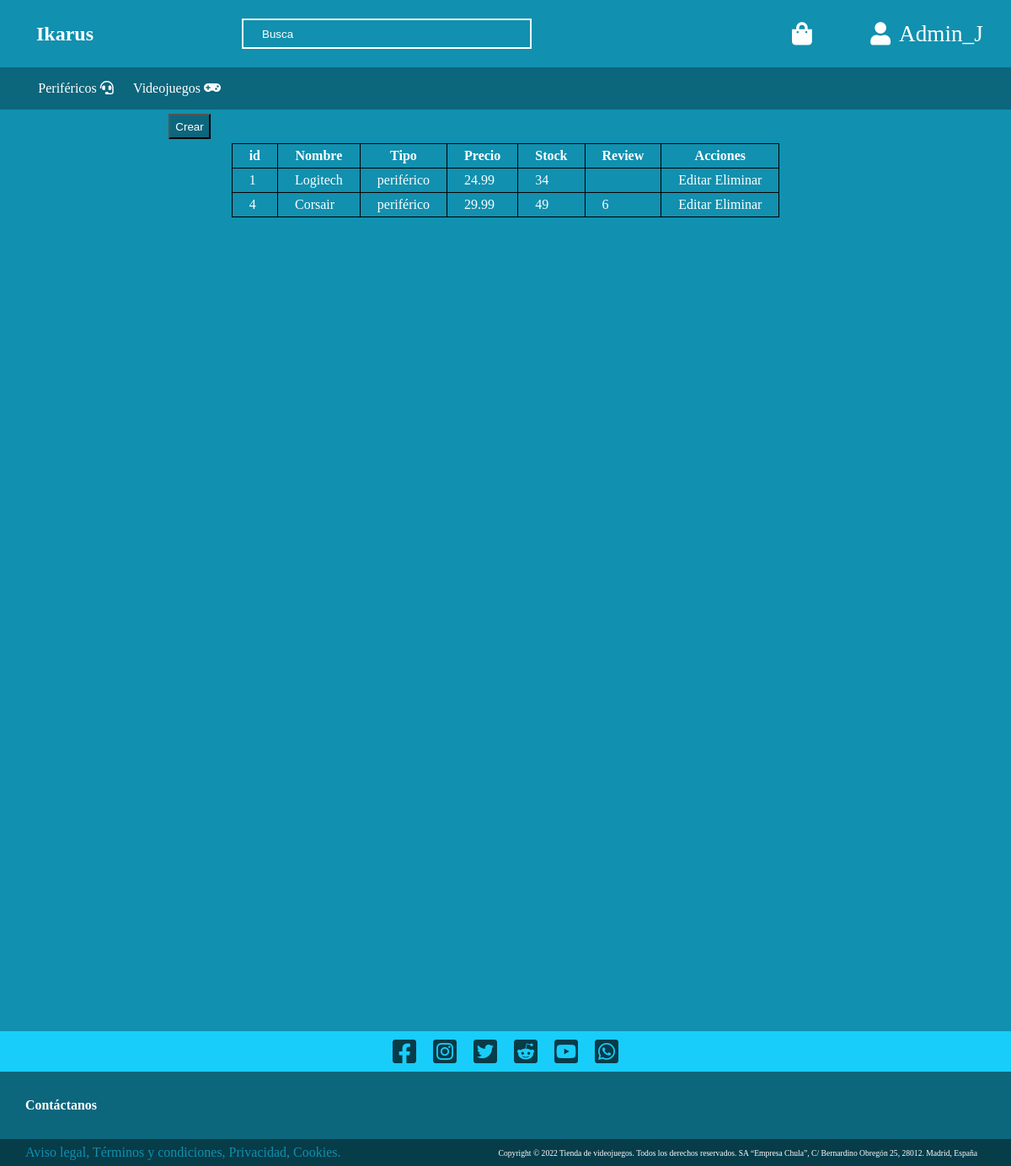
/private/tablaPerifericos.php (signed in), run on the app's committed database.
### tables this page shows
CREATE TABLE if NOT EXISTS 4_producto (
	id INT PRIMARY KEY AUTO_INCREMENT,
	nombre VARCHAR(45) NOT NULL,
	tipo ENUM('videojuego', 'periférico') NOT NULL,
	precio DECIMAL(10, 2) NOT NULL,
	stock INT NOT NULL,
	review INT,
	ruta VARCHAR(50) NOT NULL UNIQUE
);

### db/Database.php (called while the page is built, shortened)
<?php
class Database
{
  public static function conectar()
  {
    $drvr = 'mysql';
    $db = 'ikarus';
    $host = 'localhost';
    $user = 'root';
    $pswd = '';
    $port = '3306';
    $dns = "$drvr:dbname=$db;host=$host;port=$port";
    try {
      $dbh = new PDO($dns, $user, $pswd);
    } catch (PDOException $e) {
      echo 'falló la conexión' . $e->getMessage();
    }
    return $dbh;
  }
  public static function getAll($tabla)
  {
    if ($tabla == 1) {
      $sql = "SELECT * FROM 4_producto where tipo='periferico'";
      $resultado = self::conectar()->query($sql);
    }
    return $resultado;
  }
}

### private/tablaPerifericos.php (the view, shortened to what this page needs)
<?php
require_once('../db/Database.php');
require_once('../public/Generate.php');
$nombre = 'Usuario';
$resultado = Database::getAll(Database::PERIFERICOS);
if (isset($_SESSION['user'])) {
  if ($_SESSION['user']['rol_id'] == 1) {
    header('Location: ../index.php');
  } else if ($_SESSION['user']['rol_id'] == 2) {
    $nombre = $_SESSION['user']['usuario'];
  }
} else {
  header('Location: ../auth/login.php');
}
?>
<!DOCTYPE html>
<html>
<head>
  <link rel="stylesheet" href="../styles/style.css">
  <link rel="stylesheet" type="text/css" href="./../styles/tablaPerifericos.css">
  <link rel="stylesheet" href="https://cdnjs.cloudflare.com/ajax/libs/font-awesome/5.15.3/css/all.min.css">
</head>
<body>
  <?php
  echo Generate::generateNav($nombre, 'Cerrar', Generate::PRIVATE);
  ?>
  <main>
    <button class="crear"><a href="create.php">Crear</a></button>
    <?php
    echo '<table>';
    echo '<thead>';
    echo '<th>' . 'id' . '</th>';
    echo '<th>' . 'Nombre' . '</th>';
    echo '<th>' . 'Tipo' . '</th>';
    echo '<th>' . 'Precio' . '</th>';
    echo '<th>' . 'Stock' . '</th>';
    echo '<th>' . 'Review' . '</th>';
    echo '<th>' . 'Acciones' . '</th>';
    echo '</thead>';
    echo '<tbody>';
    foreach ($resultado as $row) {
      echo '<tr>';
      echo '<td>' . $row['id'] . '</td>';
      echo '<td>' . $row['nombre'] . '</td>';
      echo '<td>' . $row['tipo'] . '</td>';
      echo '<td>' . $row['precio'] . '</td>';
      echo '<td>' . $row['stock'] . '</td>';
      echo '<td>' . $row['review'] . '</td>';
      echo "<td> <a href='edit.php?tabla=perifericos&id=" . $row['id'] . "'>Editar</a>
              <a href='delete.php?tabla=perifericos&id=" . $row['id'] . "'>Eliminar</a> </td>";
      echo '</tr>';
    }
    echo '</tbody>';
    echo '</table>'
    ?>
  </main>
  <?php
  echo Generate::generateFooter(Generate::PRIVATE);
  ?>
</body>
</html>

### styles/style.css (style rules this page uses)
body { min-height: 100vh; margin: 0px; color: white; font-family: "Times New Roman", Times, serif; }
a { text-decoration: none; color: white; }
main { background-color: #1190af; min-height: calc(80vh + 23px); }

### styles/tablaPerifericos.css (style rules this page uses)
body { background-color: #1190af; min-height: 100vh; }
main { min-height: 136.8vh; display: flex; justify-content: center; }
body { margin: 0px; }
a { text-decoration: none; color: white; }
table, td, th { border: 1px solid black; }
table { border-collapse: collapse; position: absolute; margin-top: 40px; }
td, th { padding-left: 20px; padding-right: 20px; padding-top: 5px; padding-bottom: 5px; }
button { background-color: #0c667c; color: white; }
.crear { position: absolute; width: 50px; height: 30px; margin-top: 5px; margin-right: 750px; }

### data on the page
4_producto: id "1", nombre "Logitech", tipo "periférico", precio "24.99", stock "34"
4_producto: id "4", nombre "Corsair", tipo "periférico", precio "29.99", stock "49", review "6"

### other printed values
$nombre "Admin_J"
